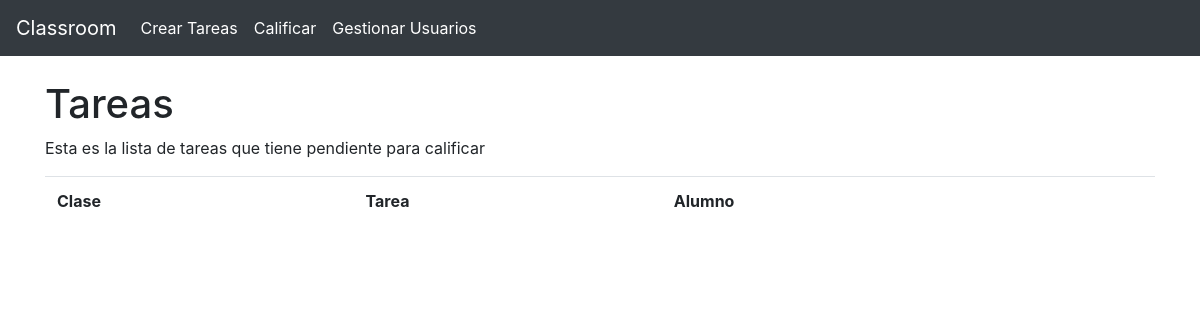
The app's page /calificar (signed in), older data.
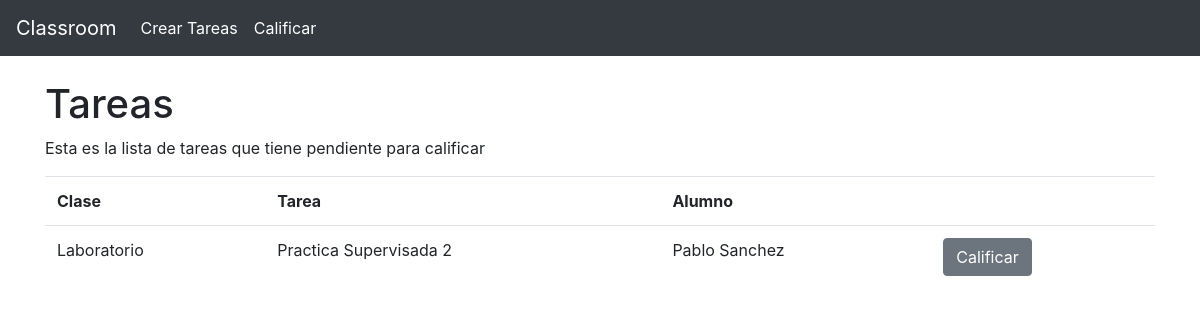
The same page, newer data.
### app.py (models this page shows)
class Clases(db.Model):
    Id                = db.Column(db.Integer, primary_key=True)
    Nombre            = db.Column(db.String(30), nullable=False)
    IdGrado           = db.Column(db.Integer, db.ForeignKey('grado.Id'), nullable=False)
    IdMaestro         = db.Column(db.Integer, db.ForeignKey('maestro.Id'), nullable=False)
    tareas            = db.relationship("Tareas", backref="tareasPorClase")

class Tareas(db.Model):
    Id                = db.Column(db.Integer, primary_key=True)
    IdClase           = db.Column(db.Integer, db.ForeignKey('clases.Id'), nullable=False)
    Titulo            = db.Column(db.String(30), nullable=False)
    Descripcion       = db.Column(db.String(120), nullable=False)
    PathAdjuntos      = db.Column(db.String(50), nullable=False)
    entregas          = db.relationship("Entregas", backref="tareasEntregadas")

class Alumno(db.Model):
    Id                = db.Column(db.Integer, primary_key=True)
    NombreUsuario     = db.Column(db.String(30), unique=True, nullable=False)
    Contrasena        = db.Column(db.String(32), nullable=False)
    Nombre            = db.Column(db.String(30), nullable=False)
    CorreoElectronico = db.Column(db.String(30), nullable=False)
    TelefonoPadres    = db.Column(db.String(10), nullable=False)
    IdGrado           = db.Column(db.Integer, db.ForeignKey('grado.Id'), nullable=False)
    entregas          = db.relationship("Entregas", backref="tareasEntregadasPorAlumno")

### app.py (the view)
@app.route("/calificar")
def tareasCalificar():
    if not "type" in session:
        flash("Cuidado mano, que tengo tu ip")
        return redirect("/")
    if session["type"] != "Admin" and session["type"] != "Profe":
        flash("Cuidado mano, que tengo tu ip")
        return redirect("/")
    if not "id" in session:
        flash("Ha ocurrido un error, y no hemos podido idedentificar su id\
        , porfavor inicie sesion otra vez")
        return redirect("/login/maestro")
    entregasPorCalificar = []
    clasesDelMaestro = Clases.query.filter_by(IdMaestro=session["id"]).all()
    for clase in clasesDelMaestro:
        tareas = Tareas.query.filter_by(IdClase=clase.Id).all()
        for tarea in tareas:
            entregasPendientes = Entregas.query.filter(
                Entregas.Respuesta!="SinRespuesta",
                Entregas.Calificado==False,
                Entregas.IdTarea==tarea.Id
            ).all()
            for entrega in entregasPendientes:
                entregasPorCalificar.append(
                    EntregaPendiente(
                        Alumno.query.get(entrega.IdAlumno).Nombre,
                        Tareas.query.get(entrega.IdTarea).Titulo,
                        clase.Nombre,
                        entrega.Id
                    )
                )
    return render_template("tareasCalificar.html", entregas=entregasPorCalificar, type=session["type"])

### templates/tareasCalificar.html
{% extends "base.html" %}
{% block contenido %}
<br>
<h1>Tareas</h1>
<p>Esta es la lista de tareas que tiene pendiente para calificar</p>
<table class="table">
    <tr>
        <th>Clase</th>
        <th>Tarea</th>
        <th>Alumno</th>
        <th></th>
    </tr>
    {% for entrega in entregas %}
    <tr>
        <td>{{ entrega.clase }}</td>
        <td>{{ entrega.tarea }}</td>
        <td>{{ entrega.alumno }}</td>
        <td><a class="btn btn-secondary" href="/calificar/{{ entrega.IdEntrega }}">Calificar</a></td>
    </tr>
    {% endfor %}
</table>
{% endblock %}

Row changes from the older to the newer data that the page shows:
added Clases: clase "Laboratorio"
added Tareas: tarea "Practica Supervisada 2"
now on this page (row unchanged): Alumno: alumno "Pablo Sanchez"
Text that changed along with them:
text no longer shown: "Gestionar Usuarios"
new list line: "Calificar"
